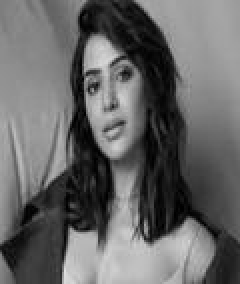
#> input picture face_recog_input/samantha/1.JPG, 120 x 142 px, found by its file name (shown 2 times larger); its folder holds 4 pictures in this run
$ jupyter execute --allow-errors 'SVM_Image Classification.ipynb'
#> lines starting #> are read from the running program, lines starting #| are printed output that depends on the picture
## Image Classification using SVM

### (Lagrange Multiplier / Dual Form – From Scratch)

<ol>
<li>Load images</li>
<li>Convert images → feature vectors</li>
<li>Assign labels</li>
<li>Formulate SVM dual problem</li>
<li>Solve Lagrangian multipliers 𝛼</li>
<li>Compute w and b</li>
<li>Classify new images</li>
</ol>

[cell 1]
import numpy as np
import cv2
import os
from cvxopt import matrix, solvers

[cell 2]
def load_images(folder, label, img_size=(64, 64)):
#> called with folder = 'face_recog\\samantha', label = 1, img_size = (64, 64)
    X = []
    y = []

    for file in os.listdir(folder):
        img_path = os.path.join(folder, file)
        img = cv2.imread(img_path, cv2.IMREAD_GRAYSCALE)
#> img is the input picture: shape (142, 120); min 0, max 224, mean 102.3
        img = cv2.resize(img, img_size)
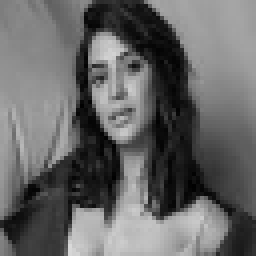
#> img: shape (64, 64) (shown 4 times larger); min 1, max 217, mean 102.1
        img = img.flatten()        # Image → vector
#> img = 4096 values, max 217 at index 3921, min 1 at index 1684, mean 102.1
        X.append(img)
        y.append(label)
#> pass 2 of the loop in load_images, `for file in os.listdir(folder):`:
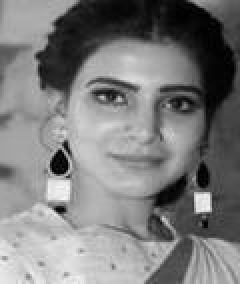
#> input picture face_recog_input/samantha/2.JPG, 120 x 142 px, found by its file name (shown 2 times larger)
#> in load_images, img is the input picture: shape (142, 120); min 0, max 246, mean 124.4
#> in load_images, `img = cv2.resize(img, img_size)`:
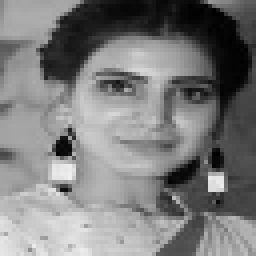
#> img: shape (64, 64) (shown 4 times larger); min 0, max 240, mean 124.3
#> in load_images, `img = img.flatten()`: img = 4096 values, max 240 at index 2833, min 0 at index 178, mean 124.3
#> pass 3 of the loop in load_images, `for file in os.listdir(folder):`:
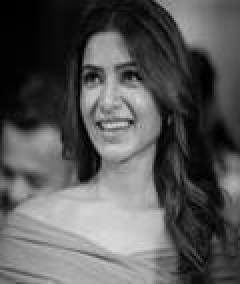
#> input picture face_recog_input/samantha/3.JPG, 120 x 142 px, found by its file name (shown 2 times larger)
#> in load_images, img is the input picture: shape (142, 120); min 0, max 218, mean 87.7
#> in load_images, `img = cv2.resize(img, img_size)`:
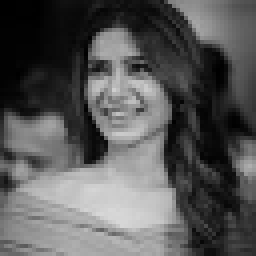
#> img: shape (64, 64) (shown 4 times larger); min 0, max 216, mean 87.6
#> in load_images, `img = img.flatten()`: img = 4096 values, max 216 at index 3355, min 0 at index 0, mean 87.57
#> the loop made 4 passes; the first 3 are shown

    return X, y

[cell 3]
X1, y1 = load_images("face_recog\samantha", +1)
#> (the rest of this cell did not finish here and is left out)
